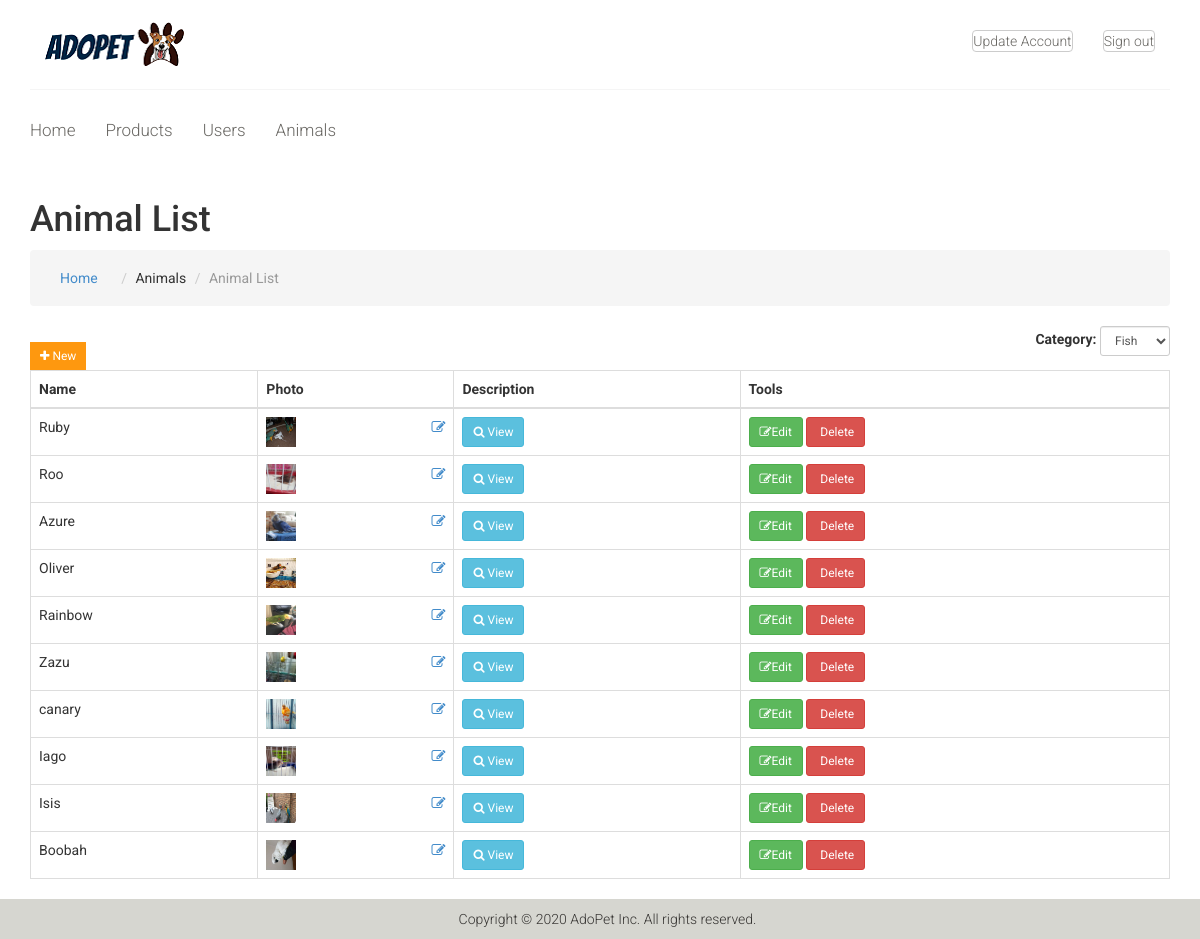
Page /admin/animals.php?category=4 (signed in) on the earlier database version.
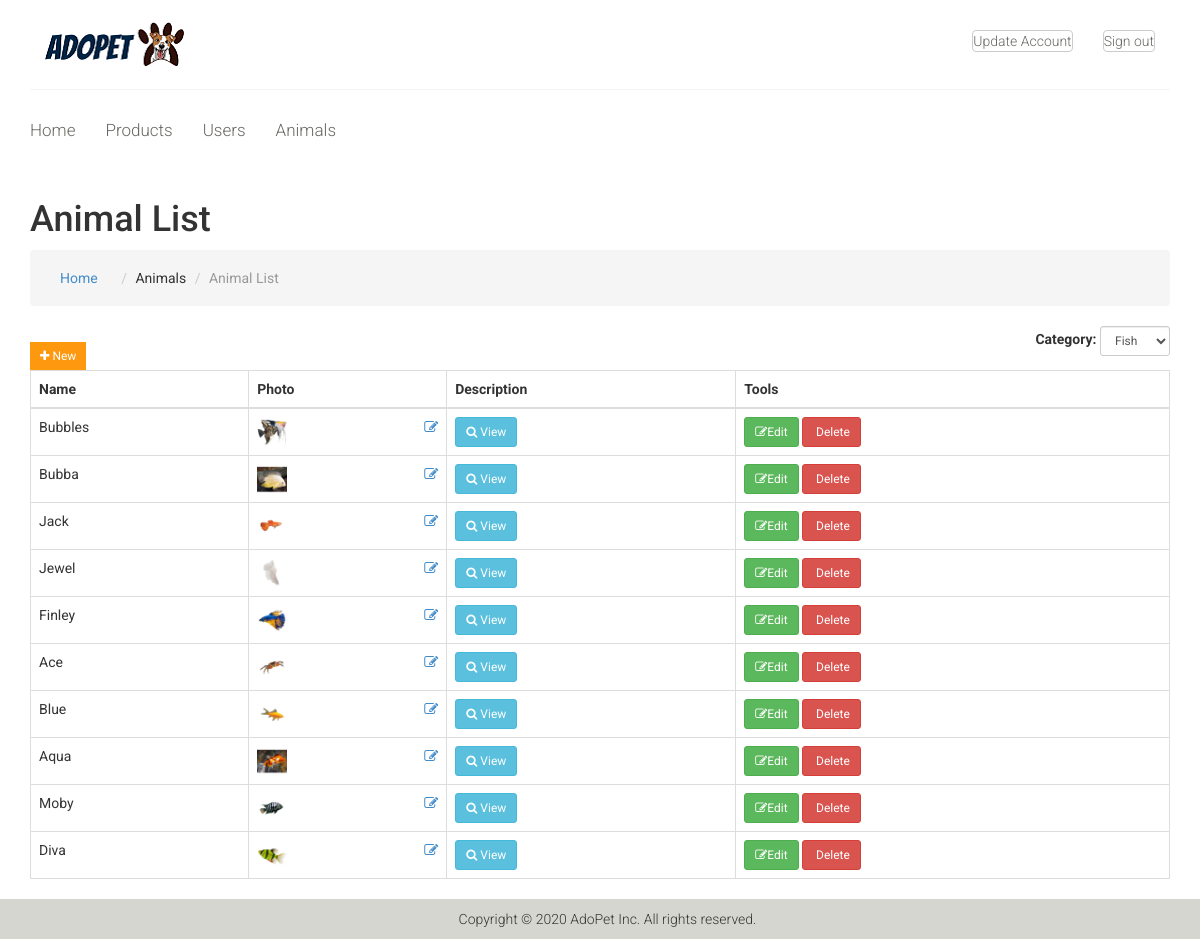
Same page on the later database version.
### tables this page shows
CREATE TABLE IF NOT EXISTS `adopt` (
  `id` int(11) NOT NULL AUTO_INCREMENT,
  `category_id` int(11) NOT NULL,
  `name` text NOT NULL,
  `description` text NOT NULL,
  `photo` varchar(200) NOT NULL,
  PRIMARY KEY (`id`)
);

### admin/animals.php (the view, shortened to what this page needs)
<?php include 'includes/session.php'; ?>
<?php
  $where = '';
  if(isset($_GET['category'])){
    $catid = $_GET['category'];
    $where = 'WHERE category_id ='.$catid;
  }
?>
<?php include 'includes/header.php'; ?>
<body class="hold-transition skin-blue sidebar-mini">
<div class="wrapper">
  <?php include 'includes/navbar.php'; ?>
  <?php include 'includes/menubar.php'; ?>
  <div class="content-wrapper">
  <div class="container">
    <section class="content-header">
      <h1>
        Animal List
      </h1>
      <ol class=" nav nav-bar breadcrumb">
        <li><a href="home.php">Home</a></li>
        <li>Animals</li>
        <li class="active">Animal List</li>
      </ol>
    </section>
    <section class="content">
      <div class="row">
        <div class="col-xs-12">
          <div class="box">
            <div class="box-header with-border">
              <a href="animals_add_modal.php" data-toggle="modal" class="btn btn-primary btn-sm btn-flat" id="addanimal"><i class="fa fa-plus"></i> New</a>
              <div class="pull-right">
                <form class="form-inline">
                  <div class="form-group">
                    <label>Category: </label>
                    <select class="form-control input-sm" id="select_category">
                      <?php
                        $conn = $pdo->open();
                        $stmt = $conn->prepare("SELECT * FROM category");
                        $stmt->execute();
                        foreach($stmt as $crow){
                          $selected = ($crow['id'] == $catid) ? 'selected' : '';
                          echo "
                            <option value='".$crow['id']."' ".$selected.">".$crow['name']."</option>
                          ";
                        }
                      ?>
                    </select>
                  </div>
                </form>
              </div>
            </div>
            <div class="box-body">
              <table id="example1" class="table table-bordered">
                <thead>
                  <th>Name</th>
                  <th>Photo</th>
                  <th>Description</th>
                  <th>Tools</th>
                </thead>
                <tbody>
                  <?php
                    $conn = $pdo->open();
                    try{
                      $stmt = $conn->prepare("SELECT * FROM adopt $where");
                      $stmt->execute();
                      foreach($stmt as $row){
                        $image = (!empty($row['photo'])) ? '../images/animals/'.$row['photo'] : '../images/noimage.jpg';
                        echo "
                          <tr>
                            <td>".$row['name']."</td>
                            <td>
                              <img src='".$image."' height='30px' width='30px'>
                              <span class='pull-right'><a href='animals_photo_modal.php?id=".$row['id']."' class='photo' data-toggle='modal'><i class='fa fa-edit'></i></a></span>
                            </td>
                            <td><a href='animals_desc_modal.php?id=".$row['id']."' data-toggle='modal' class='btn btn-info btn-sm btn-flat desc' data-id='".$row['id']."'><i class='fa fa-search'></i> View</a></td>
                            <td>
                            <a href='animals_edit_modal.php?id=".$row['id']."'  class='btn btn-success btn-sm edit btn-flat'><i class='fa fa-edit'></i>Edit</a>
                            <a href='animals_delete_modal.php?id=".$row['id']."' class='btn btn-danger btn-sm delete btn-flat'><i class='fa fa-trash'></i> Delete</a>
                            </td>
                          </tr>
                        ";
                      }
                    }
                    catch(PDOException $e){
                      echo $e->getMessage();
                    }
                  ?>
                </tbody>
              </table>
            </div>
          </div>
        </div>
      </div>
    </section>
  </div>
  </div>
  	<?php include 'includes/footer.php'; ?>
</div>
</body>
</html>

Differences in the rows shown:
no longer on this page (row edited): adopt: name "Ruby", photo (picture)
no longer on this page (row edited): adopt: name "Roo", photo (picture)
no longer on this page (row edited): adopt: name "Azure", photo (picture)
no longer on this page (row edited): adopt: name "Oliver", photo (picture)
no longer on this page (row edited): adopt: name "Rainbow", photo (picture)
no longer on this page (row edited): adopt: name "Zazu", photo (picture)
no longer on this page (row edited): adopt: name "canary", photo (picture)
no longer on this page (row edited): adopt: name "Iago", photo (picture)
no longer on this page (row edited): adopt: name "Isis", photo (picture)
no longer on this page (row edited): adopt: name "Boobah", photo (picture)
now on this page (row edited): adopt: name "Bubbles", photo (picture)
now on this page (row edited): adopt: name "Bubba", photo (picture)
now on this page (row edited): adopt: name "Jack", photo (picture)
now on this page (row edited): adopt: name "Jewel", photo (picture)
now on this page (row edited): adopt: name "Finley", photo (picture)
now on this page (row edited): adopt: name "Ace", photo (picture)
now on this page (row edited): adopt: name "Blue", photo (picture)
now on this page (row edited): adopt: name "Aqua", photo (picture)
now on this page (row edited): adopt: name "Moby", photo (picture)
now on this page (row edited): adopt: name "Diva", photo (picture)
